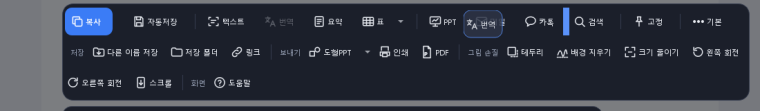
#> input picture capture_tool/app/guide_images/bar_full.png, 760 x 111 px
$ python -i tagging.py   (imports and definitions only)
#> lines starting #> are read from the running program, lines starting #| are printed output that depends on the picture; after the words box and inside, x2 and y2 are one past the last pixel; in counts of white or black regions, pixels touching at a corner belong together
### capture_tool/core/ocr.py
"""Offline OCR (RapidOCR + ONNX, Korean PP-OCRv5). Loaded lazily, warmed up in the
background at startup so the first recognition does not wait for model loading."""
from __future__ import annotations

import difflib
import importlib.util
import os
import re
import gc
import threading
from dataclasses import dataclass
from pathlib import Path
from typing import Callable

import cv2
import numpy as np

MIN_SCORE = 0.5


class OcrUnavailable(RuntimeError):
    pass


@dataclass(frozen=True)
class OcrLine:
    text: str
    box: tuple  # (x, y, w, h)
    score: float
    words: tuple = ()  # the reader's word boxes: ((text, (x0, y0, x1, y1)), ...) in the same coordinates


# Model files that must ship with the app. RapidOCR silently downloads any that are missing
# from the internet; we refuse instead (the app promises to work offline).
REQUIRED_MODELS = ["ch_PP-OCRv5_det_mobile.onnx", "ch_ppocr_mobile_v2.0_cls_mobile.onnx",
                   "korean_PP-OCRv5_rec_mobile.onnx"]
LATIN_MODELS = ["PP-OCRv6_rec_small.onnx"]          # one reader for English and European languages
# ONNX Runtime defaults to one thread per core per model (≈45 threads per engine on 32 cores).
def ocr_threads(cores: int | None) -> int:
    """Half the cores, at most 8: recognition is short and bursty, so more threads finish it
    sooner (4 -> 8 measured 25% faster on a 32-core PC) while half the PC stays free."""
    return max(1, min(8, (cores or 4) // 2))


OCR_THREADS = ocr_threads(os.cpu_count())


# [5 lines left out: function model_dir, not called in this run]


def missing_models(names: list[str]) -> list[str]:
    d = model_dir()
    return [n for n in names if not (d / n).is_file()]


# [16 lines left out: function ocr_params, not called in this run]


_import_lock = threading.Lock()


# [18 lines left out: function _rapidocr, not called in this run]


def _build_rapidocr(params: dict):
    return _rapidocr()(params=params)


# [4 lines left out: function _require, not called in this run]


def default_factory():
    _require(REQUIRED_MODELS)
    return _build_rapidocr(ocr_params("korean"))


# [16 lines left out: functions latin_factory, latin_recognize, not called in this run]


_HANGUL = re.compile(r"[ᄀ-ᇿ㄰-㆏가-힣]")
_LATIN_LETTER = re.compile(r"[A-Za-zÀ-ɏ]")
SMALL_LINE_PX = 48            # English/European lines lower than this are enlarged before the second reading
SECOND_READING_MARGIN = 0.05  # prefer the Latin reading unless clearly less confident


MARGIN = 24              # px added around a low piece before reading (its own border colour)
MARGIN_LOW = MARGIN
LOW_PIECE = 100
DET_SIDE = 736           # the reader scales a picture's shorter side up to this before finding text
LETTER_LIMIT_PX = 160    # letters that would come out taller than this after that upscale are read as
TITLE_LETTER_PX = 128    # loose strokes: such a piece gets a frame that lands them near this instead
INK = 60                 # a pixel this unlike the border colour is ink
INK_ROW = 0.02           # a row with ink on this share of its width holds letters (a line or a circle: less)


# [38 lines left out: functions text_height, frame_width, with_margin, not called in this run]


PHOTO_MODE_SHARE = 0.12      # a screenshot has one background colour on >12% of its pixels; a photo never
PHOTO_MAX_SIDE = 2500        # bigger photos are read as they are (already plenty of pixels per letter)


def looks_like_photo(img: np.ndarray) -> bool:
    """A camera picture (sensor noise: no single colour covers a fair share of the pixels), as
    opposed to a screenshot, a PDF page or a drawn picture."""
    if img is None or img.size == 0 or img.ndim != 3:
        return False
    h, w = img.shape[:2]
    k = 400 / max(h, w)
    small = cv2.resize(img[:, :, :3], None, fx=k, fy=k, interpolation=cv2.INTER_AREA) if k < 1 else img[:, :, :3]
    flat = small.reshape(-1, 3).astype(np.int32)
    keys = (flat[:, 0] << 16) | (flat[:, 1] << 8) | flat[:, 2]   # one int per colour: unique sorts ints,
    _, counts = np.unique(keys, return_counts=True)             # not rows of 3 bytes (50-70 ms -> 5 ms)
    return counts.max() / flat.shape[0] < PHOTO_MODE_SHARE and len(counts) > 2000


# [6 lines left out: function enhance_photo, not called in this run]


def needs_latin(text: str) -> bool:
    return not _HANGUL.search(text) and bool(_LATIN_LETTER.search(text))


# [71 lines left out: functions fix_mixed_line, _head, arrow_kind, not called in this run]


SYMMETRY = 0.6           # an arrow looks the same flipped upside down (share of overlapping ink)


ARROWS = ("→", "←", "↔", "->", "<-", "<->")


# [105 lines left out: functions _arrow_in, _bullet_symbol, fix_false_arrows, fill_dropped_arrows, not called in this run]


_ODD_LATIN_BY_HANGUL = re.compile(r"[\u00c0-\u024f][\uac00-\ud7a3]|[\uac00-\ud7a3][\u00c0-\u024f]")
_SMALL_L = re.compile(r"(?<=[A-Za-z])[I|](?=[a-z])|(?<=[a-z]{2})[I|]")   # I or | against a small letter, inside a word
_PRONOUN_L = re.compile(r"(?<![\w.,'’])l(?=(['’](m|ll|ve|d))?(?![\w'’]))")
_CAPS_WORD = re.compile(r"(?<![\w'’-])[A-Za-z]{2,6}(?![\w'’-])")     # "Al-Rashid" is a name
_SHORT_CAPS = {"Al": "AI", "Cl": "CI", "Ul": "UI"}      # "El" (Spanish) and the like stay


# [48 lines left out: functions fix_capital_i, _latin_runs, _char_weight, not called in this run]


SPACE_SHARE = 0.8          # a blank at least this share of the line's known spaces is a space too
SPACE_FLOOR_EM = 0.2       # ... but never a blank narrower than this share of the letter height
SPACE_ALONE_EM = 0.45      # no known space anywhere to compare with: only a clearly wide blank counts
SPREAD_SHARE = 0.6         # nearly every letter followed by a wide blank: a spread-out font, not spaces
_NO_SPACE_AFTER = set("([{<\u201c\u2018")
_NO_SPACE_BEFORE = set(")]}>,.:;!?%\u201d\u2019")
_AFTER_PUNCT = set(",.:;!?")


# [21 lines left out: functions _blank_spans, _may_split, not called in this run]


class _LineGaps:
    """The wider blanks of one Korean line, each with the letter boundaries it may lie at."""

    # [80 lines left out: function __init__, not called in this run]

    def known(self) -> list[float]:
        """Widths (share of the letter height) of the blanks where the reader did find a space."""
        return [w / self.em for w, cand in self.gaps if cand[0] in self.have] if self.ok else []

    # [58 lines left out: functions fixed, restore_spaces, _word_boxes, not called in this run]


class OcrEngine:
    # [15 lines left out: function __init__, not called in this run]

    @property
    def ready(self) -> bool:
        return self._engine is not None

    # [323 lines left out: functions _load, _load_secondary, warmup, recognize, _run_margined, _run_tile and 7 more, not called in this run]


TILE_H = 1900            # tile height (rows); stays under the recognizer's 2000 px shrink limit
TILE_W = 3800            # tile width (Global.max_side_len is raised to 4000 for wide screens)
TILE_OVERLAP = 220       # >= the tallest text line, so every line is whole in the tile owning it


# [36 lines left out: functions _split, tiles, _bounds, _owned, not called in this run]


INK_PAD = 24             # px of paper kept around the ink of a tile
MIN_SIDE = 736           # the detector enlarges anything smaller; keep tiles at least this big


# [29 lines left out: function _ink_box, not called in this run]


MAX_TILT = 0.12          # radians (~7°): a photographed page leans; more than this is not a tilt


# [44 lines left out: functions estimate_tilt, _cy, same_row, not called in this run]


COLUMN_LINES = 3         # lines on each side before a gap counts as the gutter between two text columns
COLUMN_WIDTH = 8         # each column at least this many line heights wide (a form's label column is narrower)
COLUMN_FILL = 0.6        # share of a column's lines that run up to its right edge: wrapped text does, code does not


# [90 lines left out: functions _rows_of, _wrapped_column, _column_gutter, _ordered_rows, not called in this run]


def reading_order(lines: list[OcrLine]) -> list[OcrLine]:
    """Top-to-bottom rows, left-to-right inside a row; two text columns one after the other."""
    return [l for row in _ordered_rows(lines) for l in row]


# [49 lines left out: functions _char_centres, select_text, not called in this run]


def _join_rows(lines: list[OcrLine]) -> str:
    """Segments in reading order: the ones on one visual row joined by spaces, rows by newlines."""
    return "\n".join(" ".join(l.text for l in row) for row in _ordered_rows(lines))


def full_text(lines: list[OcrLine]) -> str:
    """All recognized text. Words the detector split apart on one row go back on one line."""
    return _join_rows([l for l in reading_order(lines) if l.text])

### capture_tool/core/tagging.py
"""What a saved capture looks like and is about, for 캡처 찾기 - computed on the PC when the
picture is saved: a perceptual hash (finds the same screen captured again), its main colours, the
kind of content (photo / table / code / text / UI), its size class and the words its text is
mostly about. No model, a few milliseconds per picture."""
from __future__ import annotations

import re
from collections import Counter
from dataclasses import dataclass

import cv2
import numpy as np

from .ocr import OcrLine, looks_like_photo

KINDS = {"area": "영역", "window": "창", "fullscreen": "전체화면", "scroll": "스크롤", "table": "표", "pin": "고정",
         "file": "파일"}
CONTENT = {"photo": "사진", "table": "표", "code": "코드", "text": "글", "ui": "화면"}
SIZE = {"full": "전체 화면", "window": "창 크기", "piece": "조각"}
COLOURS = ["빨강", "주황", "노랑", "초록", "청록", "파랑", "보라", "분홍", "검정", "흰색", "회색"]
_HUE_BINS = [(0, 10, "빨강"), (10, 22, "주황"), (22, 38, "노랑"), (38, 85, "초록"), (85, 100, "청록"), (100, 130, "파랑"),
             (130, 155, "보라"), (155, 170, "분홍"), (170, 181, "빨강")]
COLOUR_SHARE = 0.05       # a colour counts when it covers this share of the picture
GREY_SAT = 40             # below: no hue - black / white / grey by brightness
INK = 60                  # a pixel this far from the paper colour is ink
RULE_SHARE = 0.6          # a row/column with ink over this share of the width/height is a rule
CODE_SHARE = 0.4          # lines with code symbols
TEXT_AREA = 0.2           # text boxes covering this share of the picture = a text picture
THUMB_W, THUMB_H = 264, 168
_PARTICLES = ("에서", "으로", "에게", "까지", "부터", "은", "는", "이", "가", "을", "를", "의", "에", "로", "와", "과", "도")
_WORD = re.compile(r"[0-9A-Za-z가-힣_]+")
_CODE_SYMBOLS = re.compile(r"[{}();=<>\[\]]|->|=>|::|#include|\bdef\b|\breturn\b|\bimport\b|\bconst\b|\bvar\b|\blet\b")


@dataclass(frozen=True)
class CaptureMeta:
    kind: str = "area"            # area / window / fullscreen / scroll / table / pin / file
    app: str = ""                 # exe name of the window captured, lower case, without .exe
    title: str = ""               # that window's title
    taken: str = ""               # ISO date-time of the capture


@dataclass(frozen=True)
class Described:
    w: int
    h: int
    phash: int
    colors: tuple[str, ...]
    content: str
    size_class: str


# --- looks -------------------------------------------------------------------------------------
def _gray(img: np.ndarray) -> np.ndarray:
    if img.ndim == 2:
        return img
    return cv2.cvtColor(img[:, :, :3], cv2.COLOR_BGR2GRAY)


def phash(img: np.ndarray) -> int:
    """64-bit DCT hash: 32x32 grey, the 8x8 lowest frequencies against their median."""
    g = cv2.resize(_gray(img), (32, 32), interpolation=cv2.INTER_AREA).astype(np.float32)
    d = cv2.dct(g)[:8, :8].flatten()
    med = float(np.median(d[1:]))
    bits = 0
    for v in d:
        bits = (bits << 1) | int(v > med)
    return bits


def hamming(a: int, b: int) -> int:
    return bin(a ^ b).count("1")


def colour_names(img: np.ndarray, n: int = 3) -> list[str]:
    if img is None or img.size == 0 or img.ndim != 3:
        return []
    h, w = img.shape[:2]
    k = 120 / max(h, w)
    small = cv2.resize(img[:, :, :3], None, fx=k, fy=k, interpolation=cv2.INTER_AREA) if k < 1 else img[:, :, :3]
    hsv = cv2.cvtColor(small, cv2.COLOR_BGR2HSV).reshape(-1, 3)
    hue, sat, val = hsv[:, 0].astype(int), hsv[:, 1].astype(int), hsv[:, 2].astype(int)
    grey = sat < GREY_SAT
    counts: Counter = Counter()
    counts["검정"] = int(np.count_nonzero(grey & (val < 60)))
    counts["흰색"] = int(np.count_nonzero(grey & (val >= 200)))
    counts["회색"] = int(np.count_nonzero(grey & (val >= 60) & (val < 200)))
    for lo, hi, name in _HUE_BINS:
        counts[name] += int(np.count_nonzero(~grey & (hue >= lo) & (hue < hi)))
    total = max(1, hsv.shape[0])
    return [name for name, c in counts.most_common() if c / total >= COLOUR_SHARE][:n]


def _ink(img: np.ndarray) -> np.ndarray:
    g = _gray(img)
    paper = int(np.median(g))
    return np.abs(g.astype(np.int16) - paper) > INK


def _is_grid(img: np.ndarray) -> bool:
    ink = _ink(img)
    if ink.size == 0:
        return False
    rows = ink.mean(axis=1) >= RULE_SHARE
    cols = ink.mean(axis=0) >= RULE_SHARE
    return _runs(rows) >= 3 and _runs(cols) >= 2


def _runs(flags: np.ndarray) -> int:
    f = flags.astype(np.int8)
    return int(np.count_nonzero(np.diff(np.concatenate(([0], f))) == 1))


# [6 lines left out: function _is_code, not called in this run]


def content_kind(img: np.ndarray, lines: list[OcrLine] | None) -> str:
    if img is None or img.size == 0:
        return "ui"
    if looks_like_photo(img):
        return "photo"
    if _is_grid(img):
        return "table"
    if lines:
        if _is_code(lines):
            return "code"
        area = sum(l.box[2] * l.box[3] for l in lines)
        if area / float(img.shape[0] * img.shape[1]) >= TEXT_AREA:
            return "text"
    return "ui"


def size_class(w: int, h: int, screen: tuple[int, int] | None = None) -> str:
    sw, sh = screen or (1920, 1080)
    if w >= 0.9 * sw and h >= 0.9 * sh:
        return "full"
    if w >= 500 and h >= 300:
        return "window"
    return "piece"


# [8 lines left out: function thumbnail, not called in this run]


def describe(img: np.ndarray, lines: list[OcrLine] | None = None, screen: tuple[int, int] | None = None) -> Described:
    h, w = img.shape[:2]
    return Described(w, h, phash(img), tuple(colour_names(img)), content_kind(img, lines), size_class(w, h, screen))


# --- words -------------------------------------------------------------------------------------
# [42 lines left out: functions _words, keywords, auto_tags, not called in this run]

>>> import cv2
>>> picture = cv2.imread('../app/guide_images/bar_full.png')
#> picture is the input picture: shape (111, 760, 3); mean B, G, R 66.6, 55, 50.3
>>> result = describe(picture)
#> in _gray, `return cv2.cvtColor(img[:, :, :3], cv2.COLOR_BGR2GRAY)`:
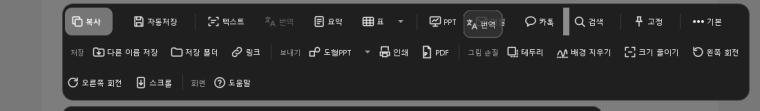
#> returned value: shape (111, 760); min 31, max 238, mean 54.9
#> in phash, `g = cv2.resize(_gray(img), (32, 32), interpolation=cv2.INTER_AREA).ast..`:
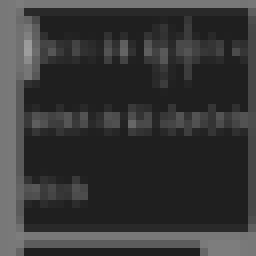
#> g: shape (32, 32) float32 (shown 8 times larger); min 31, max 157, mean 54.9
#> in phash, `d = cv2.dct(g)[:8, :8].flatten()`: d = 64 values, max 1755.6 at index 0, min -142 at index 33, mean 53.5
#> in phash, `med = float(np.median(d[1:]))`: med = 3.62
#> the loop in phash, `for v in d:` made 64 passes
#> (v, bits) on passes 1 to 12: (1755.6, 1), (280.7, 3), (388.8, 7), (242.4, 15), (265.3, 31), (126.2, 63), (175, 127), (49.19, 255), (10.91, 511), (72.58, 1023), (-12.26, 2046), (86.95, 4093)
#> after the loop in phash, `for v in d:`: bits = 18435661282205216542
#> in colour_names, `h, w = img.shape[:2]`: h = 111; w = 760
#> in colour_names, `k = 120 / max(h, w)`: k = 0.158
#> in colour_names, `hsv = cv2.cvtColor(small, cv2.COLOR_BGR2HSV).reshape(-1, 3)`: hsv = 2160 rows, first 8: [111, 14, 125], [111, 14, 125], [111, 14, 125], [111, 14, 125], [111, 14, 125], [111, 14, 125], [110, 12, 126], [108, 10, 128]
#> in colour_names, `hue, sat, val = hsv[:, 0].astype(int), hsv[:, 1].astype(int), hsv[:, 2..`: hue = 2160 values, max 114 at index 297, min 105 at index 2014, mean 111.4; sat = 2160 values, max 194 at index 256, min 10 at index 7, mean 70.66; val = 2160 values, max 249 at index 371, min 42 at index 138, mean 66.65
#> after the loop in colour_names, `for lo, hi, name in _HUE_BINS:`: counts = 11 items
#> in looks_like_photo, `h, w = img.shape[:2]`: h = 111; w = 760
#> in looks_like_photo, `k = 400 / max(h, w)`: k = 0.526
#> in looks_like_photo, `small = cv2.resize(img[:, :, :3], None, fx=k, fy=k, interpolation=cv2...`:
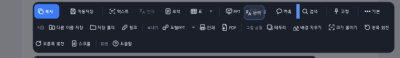
#> small: shape (58, 400, 3); mean B, G, R 66.6, 55, 50.3
#> in looks_like_photo, `_, counts = np.unique(keys, return_counts=True)`: counts = 859 values, max 14451 at index 0, min 1 at index 3, mean 27.01
#> in _ink, `paper = int(np.median(g))`: paper = 31
#> in _ink, `return np.abs(g.astype(np.int16) - paper) > INK`:
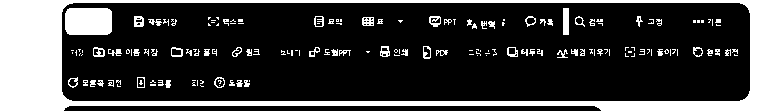
#> returned value: shape (111, 760) bool; 22.4% white; 161 white regions (97 under 20 px), largest, box (x1, y1, x2, y2) and area: (0, 0, 760, 111) 14415, (65, 8, 112, 35) 1235, (563, 8, 569, 35) 162
#> in _runs, `f = flags.astype(np.int8)`: f = 111 values, max 1 at index 0, min 0 at index 3, mean 0.0721
#> in size_class, `sw, sh = screen or (1920, 1080)`: sw = 1920; sh = 1080
